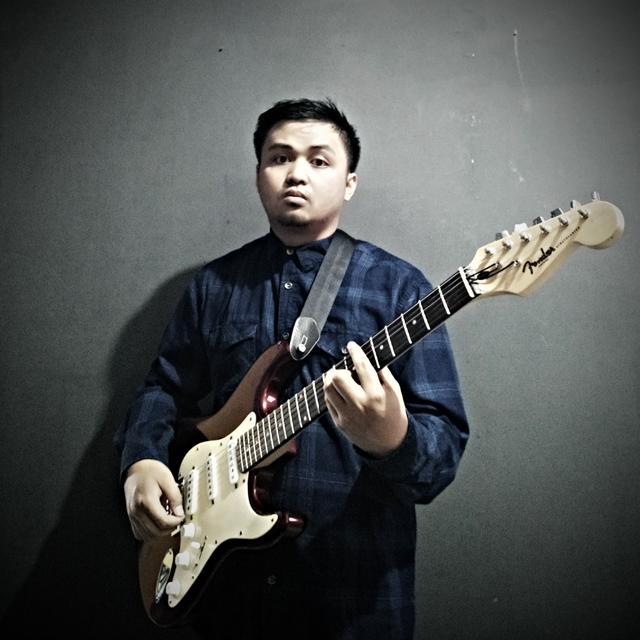
#> input picture gambar.jpg, 640 x 640 px
$ python deteksi-wajah.py
#> lines starting #> are read from the running program, lines starting #| are printed output that depends on the picture; after the words box and inside, x2 and y2 are one past the last pixel; in counts of white or black regions, pixels touching at a corner belong together
import cv2

# Inisialisasi classifier untuk deteksi wajah
face_cascade = cv2.CascadeClassifier(cv2.data.haarcascades + 'haarcascade_frontalface_default.xml')

# Baca gambar JPG
image = cv2.imread('gambar.jpg')
#> image is the input picture: shape (640, 640, 3); mean B, G, R 82.9, 83.6, 80.3

# Konversi gambar ke skala abu-abu (grayscale) untuk deteksi wajah
gray = cv2.cvtColor(image, cv2.COLOR_BGR2GRAY)
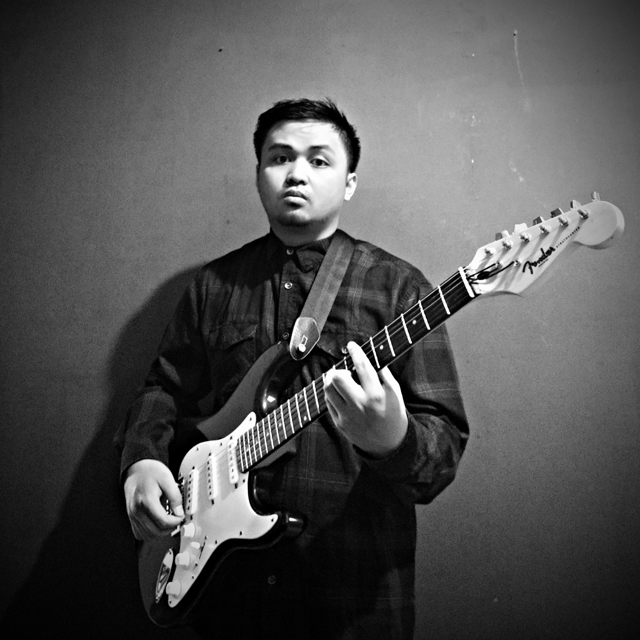
#> gray: shape (640, 640); min 0, max 255, mean 82.5

# Lakukan deteksi wajah
faces = face_cascade.detectMultiScale(gray, scaleFactor=1.1, minNeighbors=5, minSize=(30, 30))
#> faces = [[246, 116, 107, 107]]

# Gambar kotak di sekitar wajah yang terdeteksi
for (x, y, w, h) in faces:
    cv2.rectangle(image, (x, y), (x + w, y + h), (0, 255, 0), 2)
#> this loop made 1 pass
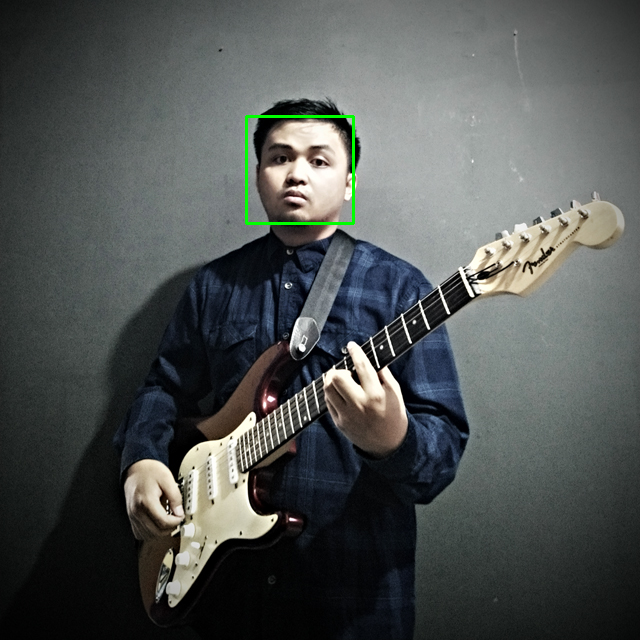
#> image: shape (640, 640, 3); 0.31% of pixels changed, all inside (x1, y1, x2, y2) = (245, 115, 355, 225)

# Menyimpan gambar yang telah diubah
cv2.imwrite('gambar_dengan_wajah.jpg', image)

# Tampilkan gambar dengan wajah yang telah terdeteksi
cv2.imshow('Deteksi Wajah', image)
cv2.waitKey(0)
cv2.destroyAllWindows()
